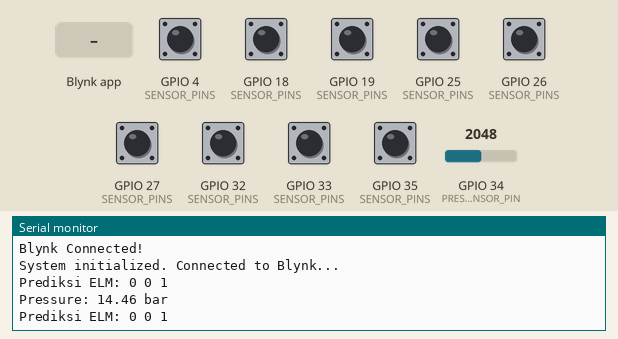
This sketch was run on a simulated ESP32. Shown: the last lines printed to the serial monitor. Inputs (shaded band) come from the test bench; at power-on: GPIO 4 (SENSOR_PINS), GPIO 18 (SENSOR_PINS), GPIO 19 (SENSOR_PINS), GPIO 25 (SENSOR_PINS), GPIO 26 (SENSOR_PINS), GPIO 27 (SENSOR_PINS), GPIO 32 (SENSOR_PINS), GPIO 33 (SENSOR_PINS), GPIO 35 (SENSOR_PINS) HIGH, GPIO 34 (PRESSURE_SENSOR_PIN) = 2048. WiFi joins after 1.5 s; servers stay silent unless stated.

Above: at 4.0 s.
4.1 s: Blynk app writes 1 to V7
At 4.7 s:
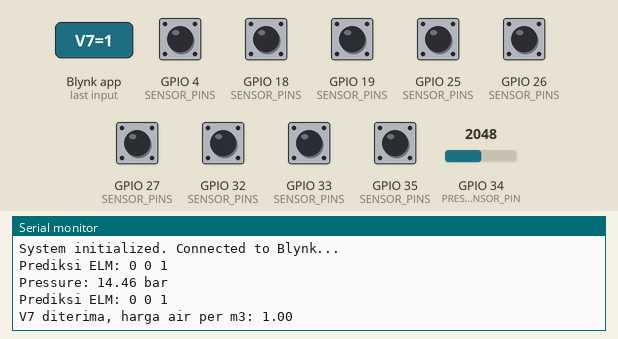
5.6 s: GPIO 34 (PRESSURE_SENSOR_PIN) set to 2866
At 6.4 s:
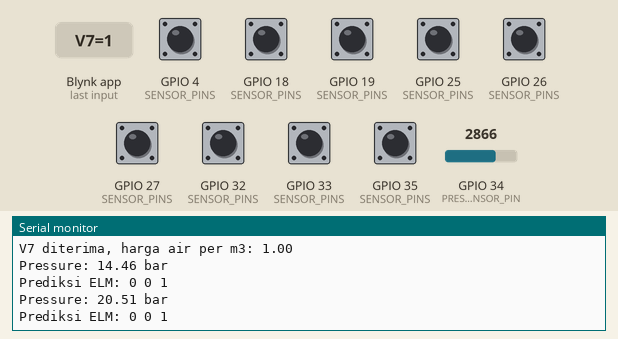
7.1 s: Blynk app writes 0 to V7
At 7.7 s:
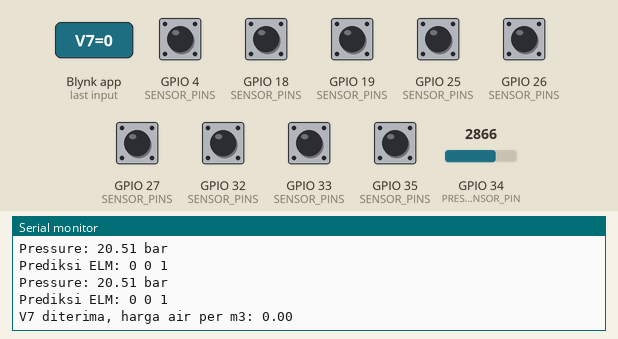
8.6 s: GPIO 34 (PRESSURE_SENSOR_PIN) set to 3603
At 11.6 s:
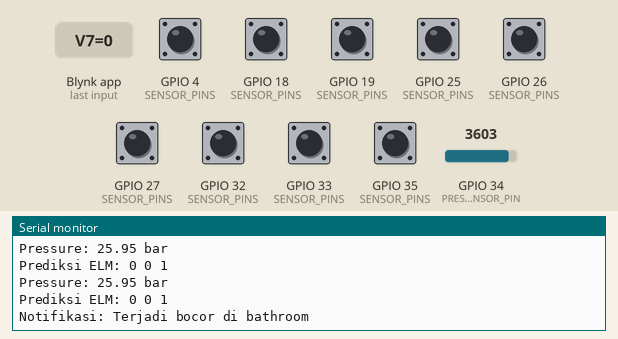
Timing chart, 0 to 12.6 s (numbered marks = the images above; inputs shaded):
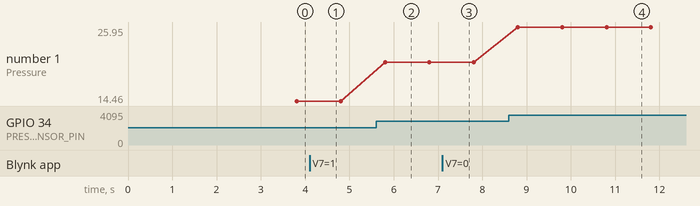

The sketch:

SmartWaterMeter_Deployment.ino
```cpp
// Blynk configuration
#define BLYNK_TEMPLATE_ID "TMPL6oY6nx3-Q"
#define BLYNK_TEMPLATE_NAME "SMART WATER METER"
#define BLYNK_AUTH_TOKEN "Hh6oCyR6STnG7AgyQGR59SfrnA2p88tB"

// Libraries
#include <WiFi.h>
#include <BlynkSimpleEsp32.h>
#include <Wire.h>
#include "elmModel.h"  // Header ELM Model

// WiFi credentials
const char* ssid = "SmartWaterMeter";
const char* pass = "capstone4";

// Sensor pins for 3 taps
const byte SENSOR_PINS[3][3] = {
  {25, 27, 26},  // Tap 1: Main pipe
  {33, 32, 35},  // Tap 2: Bathroom
  {4, 18, 19}    // Tap 3: Kitchen
};

#define PRESSURE_SENSOR_PIN 34

// Pulse counters
volatile unsigned long pulseCounts[3][3] = {{0}};

// Flow and volume
float medianFlows[3] = {0.0};
float totalLiters = 0.0;
float tapLiters[3] = {0.0};
float minutelyUsage[3] = {0.0};
float lastMinutelyTotal = 0.0;

// Estimasi biaya
float waterCostPerM3 = 0.0;
float estimatedTotalCost = 0.0;

// Interval
const unsigned long READ_INTERVAL = 1000;
unsigned long lastReadTime = 0;

// Notifikasi cooldown
unsigned long lastNotificationTime = 0;
const unsigned long NOTIFICATION_COOLDOWN = 10000; // 5 menit (dalam milidetik)

BlynkTimer timer;

// Interrupt handlers
void IRAM_ATTR countTap1Sensor1() { pulseCounts[0][0]++; }
void IRAM_ATTR countTap1Sensor2() { pulseCounts[0][1]++; }
void IRAM_ATTR countTap1Sensor3() { pulseCounts[0][2]++; }
void IRAM_ATTR countTap2Sensor1() { pulseCounts[1][0]++; }
void IRAM_ATTR countTap2Sensor2() { pulseCounts[1][1]++; }
void IRAM_ATTR countTap2Sensor3() { pulseCounts[1][2]++; }
void IRAM_ATTR countTap3Sensor1() { pulseCounts[2][0]++; }
void IRAM_ATTR countTap3Sensor2() { pulseCounts[2][1]++; }
void IRAM_ATTR countTap3Sensor3() { pulseCounts[2][2]++; }

void (*interruptHandlers[3][3])() = {
  {countTap1Sensor1, countTap1Sensor2, countTap1Sensor3},
  {countTap2Sensor1, countTap2Sensor2, countTap2Sensor3},
  {countTap3Sensor1, countTap3Sensor2, countTap3Sensor3}
};

// Blynk input harga air
BLYNK_WRITE(V7) {
  waterCostPerM3 = param.asFloat();
  Serial.print("V7 diterima, harga air per m3: ");
  Serial.println(waterCostPerM3);
}

bool prevBinaryOutput[output_dim] = {0, 0, 0};

void setup() {
  Serial.begin(115200);
  delay(1000);

  // Inisialisasi pin sensor
  for (int t = 0; t < 3; t++) {
    for (int s = 0; s < 3; s++) {
      pinMode(SENSOR_PINS[t][s], INPUT_PULLUP);
      attachInterrupt(digitalPinToInterrupt(SENSOR_PINS[t][s]), interruptHandlers[t][s], RISING);
    }
  }

  // Inisialisasi WiFi
  Serial.print("Connecting to WiFi...");
  WiFi.begin(ssid, pass);
  while (WiFi.status() != WL_CONNECTED) {
    delay(500);
    Serial.print(".");
  }
  Serial.println(" Connected!");

  // Inisialisasi Blynk
  Blynk.begin(BLYNK_AUTH_TOKEN, ssid, pass);
  Serial.println("Blynk Connected!");

  // Inisialisasi timer untuk tekanan
  timer.setInterval(1000L, sendPressureToBlynk);
  Serial.println("System initialized. Connected to Blynk...");
}

void loop() {
  Blynk.run();
  timer.run();

  unsigned long currentTime = millis();
  if (currentTime - lastReadTime >= READ_INTERVAL) {
    lastReadTime = currentTime;
    processSensorData();
  }
}

void processSensorData() {
  float sensorFlows[3][3];

  for (int t = 0; t < 3; t++) {
    float flows[3];
    noInterrupts();
    for (int s = 0; s < 3; s++) {
      flows[s] = pulseCounts[t][s] / 7.5; // Konversi pulsa ke laju aliran
      sensorFlows[t][s] = flows[s];
      pulseCounts[t][s] = 0;
    }
    interrupts();

    medianFlows[t] = getSmartMedian(flows[0], flows[1], flows[2]);
    tapLiters[t] += medianFlows[t] / 60.0; // Konversi ke liter
    if (t > 0) minutelyUsage[t] += medianFlows[t] / 60.0;
  }

  float totalFlow = medianFlows[1] + medianFlows[2];
  totalLiters = tapLiters[0];
  lastMinutelyTotal = minutelyUsage[1] + minutelyUsage[2];

  updateBlynk();

  // === ELM Prediction ===
  float pressure = pressure_reading();
  time_t now = millis() / 1000;
  int seconds = now % 60;
  int minutes = (now / 60) % 60;
  int hours = (now / 3600) % 24;

  float elmInput[input_dim] = {
    medianFlows[0],
    medianFlows[1],
    medianFlows[2],
    pressure
    // (float)(hours + minutes / 60.0 + seconds / 3600.0) // Uncomment jika waktu diperlukan
  };

  float elmOutput[output_dim];
  predict(elmInput, elmOutput);
  printBinaryOutput(elmOutput);
}

void updateBlynk() {
  Blynk.virtualWrite(V0, medianFlows[0]); // Main pipe flow
  Blynk.virtualWrite(V2, medianFlows[1]); // Bathroom flow
  Blynk.virtualWrite(V3, medianFlows[2]); // Kitchen flow
  Blynk.virtualWrite(V1, totalLiters);    // Total volume
  Blynk.virtualWrite(V4, tapLiters[0]);   // Main pipe volume
  Blynk.virtualWrite(V5, tapLiters[1]);   // Bathroom volume
  Blynk.virtualWrite(V6, tapLiters[2]);   // Kitchen volume

  estimatedTotalCost = totalLiters * waterCostPerM3;
  Blynk.virtualWrite(V8, estimatedTotalCost); // Estimasi biaya
}

void sendPressureToBlynk() {
  float pressure = pressure_reading();
  Serial.print("Pressure: ");
  Serial.print(pressure);
  Serial.println(" bar");

  Blynk.virtualWrite(V9, pressure); // Kirim tekanan ke Blynk
}

float pressure_reading() {
  const float pressureZero = 90.4;
  const float pressureMax = 1023.6;
  const float pressureTransducerMaxBar = 6.89476;

  float pressureValue = analogRead(PRESSURE_SENSOR_PIN);
  pressureValue = ((pressureValue - pressureZero) * pressureTransducerMaxBar) / (pressureMax - pressureZero);

  if (pressureValue < 0.1) {
    pressureValue = 0;
  }

  return pressureValue;
}

float getSmartMedian(float a, float b, float c) {
  float values[3] = {a, b, c};
  float valid[3];
  int count = 0;
  for (int i = 0; i < 3; i++) if (values[i] > 0.01) valid[count++] = values[i];
  if (count == 0) return 0.0;
  if (count == 1) return valid[0];
  if (count == 2) return (valid[0] + valid[1]) / 2.0;
  if (valid[0] > valid[1]) swap(valid[0], valid[1]);
  if (valid[1] > valid[2]) swap(valid[1], valid[2]);
  if (valid[0] > valid[1]) swap(valid[0], valid[1]);
  return valid[1];
}

void swap(float &x, float &y) {
  float temp = x;
  x = y;
  y = temp;
}

// === ELM Prediction Functions ===
float sigmoid(float x) {
  return 1.0f / (1.0f + exp(-x));
}

void predict(const float input[input_dim], float output[output_dim]) {
  float H[hidden_dim];

  for (int j = 0; j < hidden_dim; j++) {
    H[j] = b[j];
    for (int i = 0; i < input_dim; i++) {
      H[j] += input[i] * W[i][j];
    }
    H[j] = sigmoid(H[j]);
  }

  for (int k = 0; k < output_dim; k++) {
    output[k] = 0.0f;
    for (int j = 0; j < hidden_dim; j++) {
      output[k] += H[j] * beta[j][k];
    }
    output[k] = sigmoid(output[k]);
  }
}

void printBinaryOutput(const float output[output_dim]) {
  Serial.print("Prediksi ELM: ");
  bool binaryOutput[output_dim];
  for (int i = 0; i < output_dim; i++) {
    binaryOutput[i] = output[i] > 0.6 ? 1 : 0;
    Serial.print(binaryOutput[i]);
    Serial.print(" ");
  }
  Serial.println();

  // Cek apakah prediksi berubah
  bool changed = false;
  for (int i = 0; i < output_dim; i++) {
    if (binaryOutput[i] != prevBinaryOutput[i]) {
      changed = true;
      break;
    }
  }

  // Jika status berubah dan cooldown terpenuhi, kirim notifikasi
  unsigned long currentTime = millis();
  if (changed && currentTime - lastNotificationTime >= NOTIFICATION_COOLDOWN) {
    if (
      (binaryOutput[0] == 1 && binaryOutput[1] == 0 && binaryOutput[2] == 0) ||  // 100
      (binaryOutput[0] == 1 && binaryOutput[1] == 0 && binaryOutput[2] == 1) ||  // 101
      (binaryOutput[0] == 1 && binaryOutput[1] == 1 && binaryOutput[2] == 0)     // 110
    ) {
      Blynk.logEvent("leak_main_pipe", "Terjadi bocor di main pipe");
      Serial.println("Notifikasi: Terjadi bocor di main pipe");
    }
    else if (binaryOutput[0] == 0 && binaryOutput[1] == 1 && binaryOutput[2] == 0) {
      Blynk.logEvent("leak_kitchen", "Terjadi bocor di kitchen");
      Serial.println("Notifikasi: Terjadi bocor di kitchen");
    }
    else if (binaryOutput[0] == 0 && binaryOutput[1] == 0 && binaryOutput[2] == 1) {
      Blynk.logEvent("leak_bathroom", "Terjadi bocor di bathroom");
      Serial.println("Notifikasi: Terjadi bocor di bathroom");
    }
    else if (binaryOutput[0] == 0 && binaryOutput[1] == 0 && binaryOutput[2] == 0) {
      Blynk.logEvent("system_normal", "Sistem normal, tidak ada kebocoran");
      Serial.println("Notifikasi: Sistem normal, tidak ada kebocoran");
    }
    else if (binaryOutput[0] == 0 && binaryOutput[1] == 1 && binaryOutput[2] == 1) {
    Blynk.logEvent("leak_bathroom_kitchen", "Terjadi bocor di bathroom dan kitchen");
    Serial.println("Notifikasi: Terjadi bocor di bathroom dan kitchen");
  }

    lastNotificationTime = currentTime;
  }

  // Simpan status sekarang sebagai status sebelumnya untuk pembacaan berikutnya
 // for (int i = 0; i < output_dim; i++) {
 //   prevBinaryOutput[i] = binaryOutput[i];
  //}
}
```

Source omitted: elmModel.h (24282 bytes)

Measured:
- after the input at 4.1 s, the serial monitor: prints a new line at once (image 1)
- after the input at 5.6 s, the serial monitor: prints a new line after 0.21 s (image 2)
- after the input at 7.1 s, the serial monitor: prints a new line at once (image 3)
- after the input at 8.6 s, the serial monitor: prints a new line after 0.21 s (image 4)
- plotted number 1: 14.46 → 20.51 after the input at 5.6 s, 20.51 → 25.95 after the input at 8.6 s
